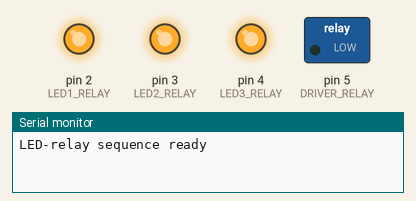
This sketch was run on a simulated Arduino Uno, built with avr-gcc and run on an emulated ATmega328P. On the bench: switched loads named in the sketch (green lamp = pin HIGH), output pins drawn as LEDs (lit = HIGH), the last lines printed to the serial monitor.

Above: at 0.05 s.
At 1.6 s:
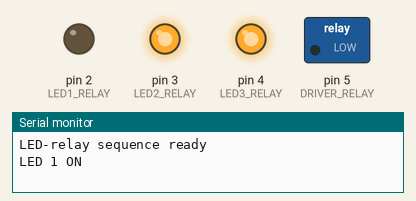
At 5.7 s:
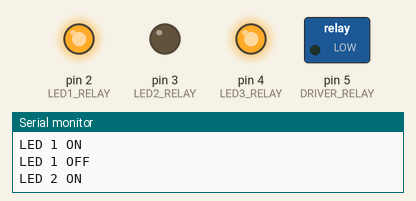
At 9.8 s:
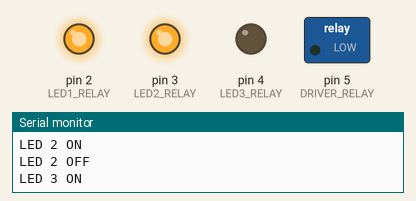
At 12.8 s:
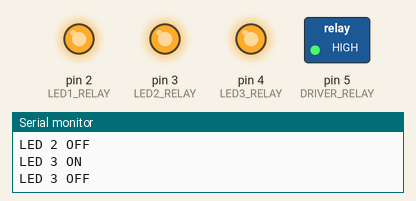
Timing chart, 0 to 18.6 s (numbered marks = the images above):
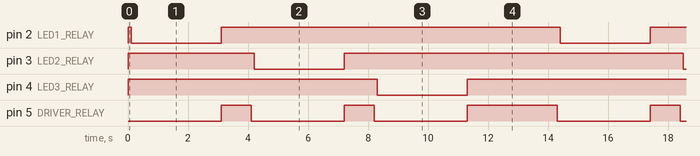

The sketch:

LED_sequence.ino
```cpp
// --- Pin setup -------------------------------------------------
const int DRIVER_RELAY = 5;   // Relay to DIM/driver-enable
const int LED1_RELAY   = 2;   // Relay to LED1 channel
const int LED2_RELAY   = 3;   // Relay to LED2 channel
const int LED3_RELAY   = 4;   // Relay to LED3 channel

const unsigned long ON_TIME_MS = 3000;  // LED on-time per channel

void setup() {
  // Set relay pins as outputs
  pinMode(DRIVER_RELAY, OUTPUT);
  pinMode(LED1_RELAY,   OUTPUT);
  pinMode(LED2_RELAY,   OUTPUT);
  pinMode(LED3_RELAY,   OUTPUT);

  // All OFF at start (HIGH for active-LOW relays)
  digitalWrite(DRIVER_RELAY, HIGH);
  digitalWrite(LED1_RELAY,   HIGH);
  digitalWrite(LED2_RELAY,   HIGH);
  digitalWrite(LED3_RELAY,   HIGH);

  Serial.begin(9600);
  Serial.println("LED-relay sequence ready");
}

void loop() {
  // Sequence through 3 LEDs
  for (int i = 1; i <= 3; i++) {
    activateLED(i);
  }

  // Optional pause before repeating
  delay(2000);
}

void activateLED(int ledNumber) {
  // 1. Turn ON driver (DIM relay)
  digitalWrite(DRIVER_RELAY, LOW);
  delay(100);  // small stabilization delay

  // 2. Turn ON selected LED relay
  switch (ledNumber) {
    case 1: digitalWrite(LED1_RELAY, LOW); break;
    case 2: digitalWrite(LED2_RELAY, LOW); break;
    case 3: digitalWrite(LED3_RELAY, LOW); break;
  }

  Serial.print("LED "); Serial.print(ledNumber); Serial.println(" ON");
  delay(ON_TIME_MS);  // keep LED ON for 1 s

  // 3. Turn OFF that LED relay
  switch (ledNumber) {
    case 1: digitalWrite(LED1_RELAY, HIGH); break;
    case 2: digitalWrite(LED2_RELAY, HIGH); break;
    case 3: digitalWrite(LED3_RELAY, HIGH); break;
  }

  // 4. Turn OFF driver relay
  digitalWrite(DRIVER_RELAY, HIGH);

  Serial.print("LED "); Serial.print(ledNumber); Serial.println(" OFF");
  delay(1000);  // short gap before next LED
}
```

Measured:
- by itself, pin 2 (LED1_RELAY), pin 3 (LED2_RELAY), pin 4 (LED3_RELAY): alternates HIGH for 11.3 s and LOW for 3.0 s
- by itself, pin 5 (DRIVER_RELAY): repeats every 14.3 s: LOW 3.1 s, HIGH 1.0 s, LOW 3.1 s, HIGH 3.0 s, LOW 3.1 s, HIGH 1.0 s
- by itself, everything shown: repeats every 14.3 s, in 9 steps
